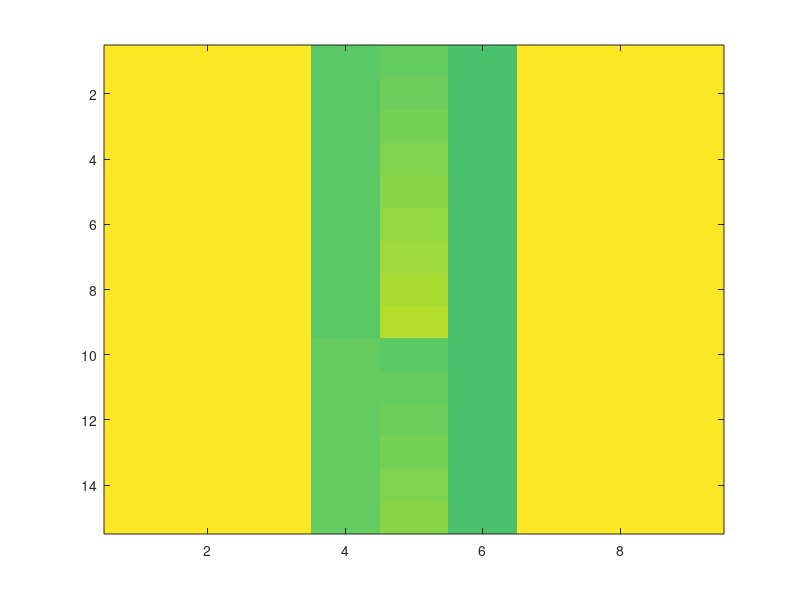

Recreate this plot in MATLAB. (Note: this script raises an error after producing the figure.)
function success = main()

% PART 1: Converting Images to 20x20 grayscale
plus = zeros(15, 10);
minus = zeros(15, 11);
div = zeros(15, 9);
for i = 1:15
	if (i<=9)
		plus(i,:) = ['plus0' num2str(i) '.png'];
		minus(i,:) = ['minus0' num2str(i) '.png'];
		div(i,:) = ['div0' num2str(i) '.png'];

	else
		plus(i,:) = ['plus' num2str(i) '.png'];
		minus(i,:) = ['minus' num2str(i) '.png'];
		div(i,:) = ['div' num2str(i) '.png'];
	end
end
P = image(plus);
M = image(minus);
D = image(div);



% PART 2: Forming the X and the Y matrix
X = zeros(45 ,400);
Y = zeros(45, 1);
for i = 1:15
	X(i,:) = P(i,:);
	Y(i) = 1;
	X(i+15,:) = M(i,:);
	Y(i+15) = 2;
	X(i+30,:) = D(i,:);
	Y(i+30) = 3;
end



% PART 3: Initializing parameter theta with random values and unrolling them
INIT_EPSILON = 0.12;
Theta1 = rand(25,401) * (2 * INIT_EPSILON) - INIT_EPSILON;
Theta2 = rand(25,26) * (2*INIT_EPSILON) - INIT_EPSILON;
Theta3 = rand(3,26) * (2*INIT_EPSILON) - INIT_EPSILON;
theta = [Theta1(:); Theta2(:); Theta3(:)];



% PART 4: Gradient Descent to find optimal theta values
options = optimset('GradObj', 'on', 'MaxIter', 5000);
lambda = 1;
costFunction = @(p) CostFunction(p, ...
                                   400, ...
                                   25, 25,...
                                   3, X, Y, lambda);
[theta, cost] = fmincg(costFunction, theta, options);



% PART 5: Test a sample picture
%img = input('Enter name of the image: ');
for i = 1:15

	if (i<=9)
		img = ['plus0' num2str(i) '.png'];
	else
		img = ['plus' num2str(i) '.png'];
	end
	t1start = 1;
	t1end = (401)*25;
	t2start = t1end + 1;
	t2end = t2start -1 + (26)*25;
	t3start = t2end+1;
	t3end = t3start-1 + (26)*3;
	Theta1 = reshape(theta(1:t1end), 25, 401);
	Theta2 = reshape(theta(t2start:t2end), 25, 26);
	Theta3 = reshape(theta(t3start:t3end), 3, 26);
	pkg load image;
	temp = imread(img);
	temp = imresize(temp, [20 20]);
	if size(temp,3) >= 3
		temp = rgb2gray(temp);
	end
	temp=double(temp);
	flat = reshape(temp.', 1, 400);
	h1 = sigmoid([1 flat] * Theta1');
	h2 = sigmoid([1 h1] * Theta2');
	h3 = sigmoid([1 h2] * Theta3');
	[dummy, p] = max(h3, [], 2);
	p
end
'***********************************'
for i = 1:15

	if (i<=9)
		img = ['minus0' num2str(i) '.png'];
	else
		img = ['minus' num2str(i) '.png'];
	end
	t1start = 1;
	t1end = (401)*25;
	t2start = t1end + 1;
	t2end = t2start -1 + (26)*25;
	t3start = t2end+1;
	t3end = t3start-1 + (26)*3;
	Theta1 = reshape(theta(1:t1end), 25, 401);
	Theta2 = reshape(theta(t2start:t2end), 25, 26);
	Theta3 = reshape(theta(t3start:t3end), 3, 26);
	pkg load image;
	temp = imread(img);
	temp = imresize(temp, [20 20]);
	if size(temp,3) >= 3
		temp = rgb2gray(temp);
	end
	temp=double(temp);
	flat = reshape(temp.', 1, 400);
	h1 = sigmoid([1 flat] * Theta1');
	h2 = sigmoid([1 h1] * Theta2');
	h3 = sigmoid([1 h2] * Theta3');
	[dummy, p] = max(h3, [], 2);
	p
end
'***********************************'
for i = 1:15

	if (i<=9)
		img = ['div0' num2str(i) '.png'];
	else
		img = ['div' num2str(i) '.png'];
	end
	t1start = 1;
	t1end = (401)*25;
	t2start = t1end + 1;
	t2end = t2start -1 + (26)*25;
	t3start = t2end+1;
	t3end = t3start-1 + (26)*3;
	Theta1 = reshape(theta(1:t1end), 25, 401);
	Theta2 = reshape(theta(t2start:t2end), 25, 26);
	Theta3 = reshape(theta(t3start:t3end), 3, 26);
	pkg load image;
	temp = imread(img);
	temp = imresize(temp, [20 20]);
	if size(temp,3) >= 3
		temp = rgb2gray(temp);
	end
	temp=double(temp);
	flat = reshape(temp.', 1, 400);
	h1 = sigmoid([1 flat] * Theta1');
	h2 = sigmoid([1 h1] * Theta2');
	h3 = sigmoid([1 h2] * Theta3');
	[dummy, p] = max(h3, [], 2);
	p
end

% end of the program
end
